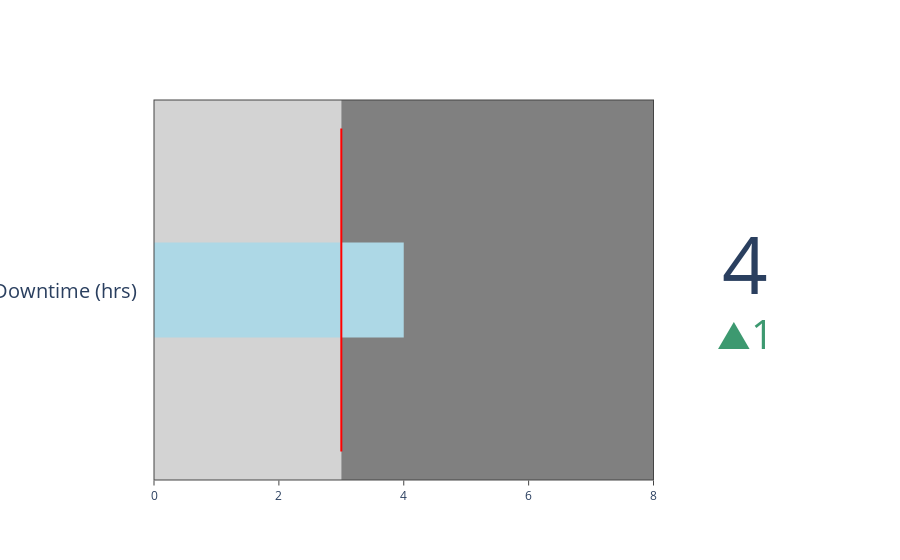

The notebook cell saved with this chart:
### Code cell
# KPI = 4 hrs, Goal = 3 hrs
fig = go.Figure()
fig.add_trace(go.Indicator(
    mode="number+gauge+delta",
    value=df['Down time (hrs)'].mean(),
    domain={'x': [0.1, 1], 'y': [0, 1]},
    title={"text": "🔫 Bullet Chart: Avg Downtime (hrs)"},
    delta={'reference': 3},
    gauge={
        'shape': "bullet",
        'axis': {'range': [0, 8]},
        'threshold': {'line': {'color': "red", 'width': 2}, 'value': 3},
        'bar': {'color': "lightblue"},
        'steps': [{'range': [0, 3], 'color': "lightgray"},
                  {'range': [3, 8], 'color': "gray"}]
    }
))
fig.show()

### Figure 1 — Plotly figure (JSON) as saved in the notebook; plotly's stock layout.template omitted (floating-point values rounded to 4 significant figures)
{"data": [{"delta": {"reference": 3}, "domain": {"x": [0.1, 1], "y": [0, 1]}, "gauge": {"axis": {"range": [0, 8]}, "bar": {"color": "lightblue"}, "shape": "bullet", "steps": [{"color": "lightgray", "range": [0, 3]}, {"color": "gray", "range": [3, 8]}], "threshold": {"line": {"color": "red", "width": 2}, "value": 3}}, "mode": "number+gauge+delta", "title": {"text": "🔫 Bullet Chart: Avg Downtime (hrs)"}, "type": "indicator", "value": 4.0}], "layout": {}}
